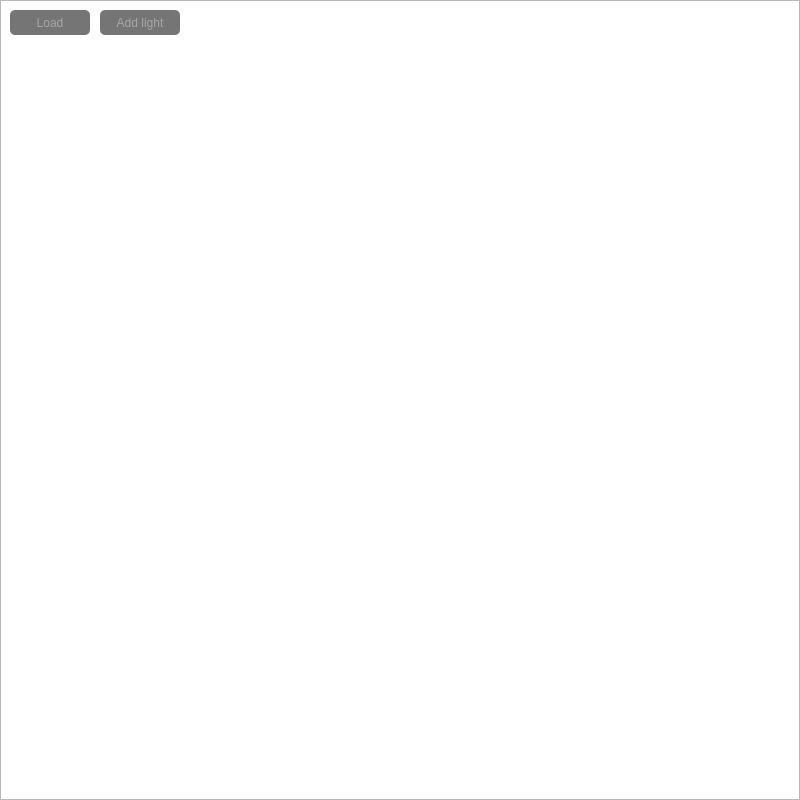
<?xml version="1.0" encoding="UTF-8"?>
<ui version="4.0">
 <class>MainWindow</class>
 <widget class="QMainWindow" name="MainWindow">
  <property name="geometry">
   <rect>
    <x>0</x>
    <y>0</y>
    <width>800</width>
    <height>800</height>
   </rect>
  </property>
  <property name="windowTitle">
   <string>MainWindow</string>
  </property>
  <property name="styleSheet">
   <string notr="true">QDialog {
	background: rgba(50, 50, 50, 255);
}</string>
  </property>
  <widget class="QWidget" name="centralwidget">
   <widget class="QGraphicsView" name="graphicsView">
    <property name="geometry">
     <rect>
      <x>0</x>
      <y>0</y>
      <width>800</width>
      <height>800</height>
     </rect>
    </property>
   </widget>
   <widget class="QPushButton" name="pushButton_addModel">
    <property name="geometry">
     <rect>
      <x>10</x>
      <y>10</y>
      <width>80</width>
      <height>25</height>
     </rect>
    </property>
    <property name="styleSheet">
     <string notr="true">QPushButton {
    color: rgba(200, 200, 200, 150);
    border-radius: 5px;
    background: rgba(20, 20, 20, 150);
    }

QPushButton:hover {
    background: rgba(10, 10, 10, 150);
    }

QPushButton:pressed {
    border-style: inset;
    background: rgba(0, 0, 0, 150);
    }</string>
    </property>
    <property name="text">
     <string>Load</string>
    </property>
   </widget>
   <widget class="QPushButton" name="pushButton_addLight">
    <property name="geometry">
     <rect>
      <x>100</x>
      <y>10</y>
      <width>80</width>
      <height>25</height>
     </rect>
    </property>
    <property name="styleSheet">
     <string notr="true">QPushButton {
    color: rgba(200, 200, 200, 150);
    border-radius: 5px;
    background: rgba(20, 20, 20, 150);
    }

QPushButton:hover {
    background: rgba(10, 10, 10, 150);
    }

QPushButton:pressed {
    border-style: inset;
    background: rgba(0, 0, 0, 150);
   }</string>
    </property>
    <property name="text">
     <string>Add light</string>
    </property>
   </widget>
   <widget class="QComboBox" name="comboBox_model">
    <property name="geometry">
     <rect>
      <x>810</x>
      <y>30</y>
      <width>171</width>
      <height>24</height>
     </rect>
    </property>
    <property name="styleSheet">
     <string notr="true">QComboBox{
	color: rgba(200, 200, 200, 255);
}

QComboBox:on{
    background-color: rgba(30, 30, 30, 180);
	color: rgba(200, 200, 200, 255);
}</string>
    </property>
   </widget>
   <widget class="QLabel" name="lbl_models">
    <property name="geometry">
     <rect>
      <x>810</x>
      <y>10</y>
      <width>171</width>
      <height>16</height>
     </rect>
    </property>
    <property name="text">
     <string>Model list</string>
    </property>
    <property name="alignment">
     <set>Qt::AlignCenter</set>
    </property>
   </widget>
   <widget class="QWidget" name="verticalLayoutWidget">
    <property name="geometry">
     <rect>
      <x>810</x>
      <y>60</y>
      <width>81</width>
      <height>95</height>
     </rect>
    </property>
    <layout class="QVBoxLayout" name="verticalLayout">
     <item>
      <widget class="QLabel" name="lbl_model_move">
       <property name="text">
        <string>Move</string>
       </property>
       <property name="alignment">
        <set>Qt::AlignCenter</set>
       </property>
      </widget>
     </item>
     <item>
      <layout class="QGridLayout" name="gridLayout">
       <item row="1" column="1">
        <widget class="QLineEdit" name="le_mmove_y">
         <property name="styleSheet">
          <string notr="true">QLineEdit {
    background: rgba(20, 20, 20, 180);
	color: rgba(200, 200, 200, 255);
	border-style: inset;
    border-radius: 5px;
}</string>
         </property>
        </widget>
       </item>
       <item row="0" column="1">
        <widget class="QLineEdit" name="le_mmove_x">
         <property name="styleSheet">
          <string notr="true">QLineEdit {
    background: rgba(20, 20, 20, 180);
	color: rgba(200, 200, 200, 255);
	border-style: inset;
    border-radius: 5px;
}</string>
         </property>
        </widget>
       </item>
       <item row="0" column="0">
        <widget class="QLabel" name="lbl_mmove_x">
         <property name="text">
          <string>X:</string>
         </property>
        </widget>
       </item>
       <item row="1" column="0">
        <widget class="QLabel" name="lbl_mmove_y">
         <property name="text">
          <string>Y:</string>
         </property>
        </widget>
       </item>
       <item row="2" column="0">
        <widget class="QLabel" name="lbl_mmove_z">
         <property name="text">
          <string>Z:</string>
         </property>
        </widget>
       </item>
       <item row="2" column="1">
        <widget class="QLineEdit" name="le_mmove_z">
         <property name="styleSheet">
          <string notr="true">QLineEdit {
    background: rgba(20, 20, 20, 180);
	color: rgba(200, 200, 200, 255);
	border-style: inset;
    border-radius: 5px;
}</string>
         </property>
        </widget>
       </item>
      </layout>
     </item>
    </layout>
   </widget>
   <widget class="QPushButton" name="pushButton_mcancel">
    <property name="geometry">
     <rect>
      <x>900</x>
      <y>260</y>
      <width>81</width>
      <height>31</height>
     </rect>
    </property>
    <property name="styleSheet">
     <string notr="true">QPushButton {
    color: rgba(200, 200, 200, 150);
    border-radius: 5px;
    background: rgba(20, 20, 20, 150);
    }

QPushButton:hover {
    background: rgba(10, 10, 10, 150);
    }

QPushButton:pressed {
    border-style: inset;
    background: rgba(0, 0, 0, 150);
   }</string>
    </property>
    <property name="text">
     <string>Cancel</string>
    </property>
   </widget>
   <widget class="QPushButton" name="pushButton_mapply">
    <property name="geometry">
     <rect>
      <x>810</x>
      <y>260</y>
      <width>81</width>
      <height>31</height>
     </rect>
    </property>
    <property name="styleSheet">
     <string notr="true">QPushButton {
    color: rgba(200, 200, 200, 150);
    border-radius: 5px;
    background: rgba(20, 20, 20, 150);
    }

QPushButton:hover {
    background: rgba(10, 10, 10, 150);
    }

QPushButton:pressed {
    border-style: inset;
    background: rgba(0, 0, 0, 150);
   }</string>
    </property>
    <property name="text">
     <string>Apply</string>
    </property>
   </widget>
   <widget class="QWidget" name="verticalLayoutWidget_2">
    <property name="geometry">
     <rect>
      <x>900</x>
      <y>60</y>
      <width>81</width>
      <height>95</height>
     </rect>
    </property>
    <layout class="QVBoxLayout" name="verticalLayout_2">
     <item>
      <widget class="QLabel" name="lbl_model_scale">
       <property name="text">
        <string>Scale</string>
       </property>
       <property name="alignment">
        <set>Qt::AlignCenter</set>
       </property>
      </widget>
     </item>
     <item>
      <layout class="QGridLayout" name="gridLayout_2">
       <item row="1" column="1">
        <widget class="QLineEdit" name="le_mscale_y">
         <property name="styleSheet">
          <string notr="true">QLineEdit {
    background: rgba(20, 20, 20, 180);
	color: rgba(200, 200, 200, 255);
	border-style: inset;
    border-radius: 5px;
}</string>
         </property>
        </widget>
       </item>
       <item row="0" column="1">
        <widget class="QLineEdit" name="le_mscale_x">
         <property name="styleSheet">
          <string notr="true">QLineEdit {
    background: rgba(20, 20, 20, 180);
	color: rgba(200, 200, 200, 255);
	border-style: inset;
    border-radius: 5px;
}</string>
         </property>
        </widget>
       </item>
       <item row="0" column="0">
        <widget class="QLabel" name="lbl_mscale_x">
         <property name="text">
          <string>X:</string>
         </property>
        </widget>
       </item>
       <item row="1" column="0">
        <widget class="QLabel" name="lbl_mscale_y">
         <property name="text">
          <string>Y:</string>
         </property>
        </widget>
       </item>
       <item row="2" column="0">
        <widget class="QLabel" name="lbl_mscale_z">
         <property name="text">
          <string>Z:</string>
         </property>
        </widget>
       </item>
       <item row="2" column="1">
        <widget class="QLineEdit" name="le_mscale_z">
         <property name="styleSheet">
          <string notr="true">QLineEdit {
    background: rgba(20, 20, 20, 180);
	color: rgba(200, 200, 200, 255);
	border-style: inset;
    border-radius: 5px;
}</string>
         </property>
        </widget>
       </item>
      </layout>
     </item>
    </layout>
   </widget>
   <widget class="Line" name="line">
    <property name="geometry">
     <rect>
      <x>810</x>
      <y>290</y>
      <width>171</width>
      <height>20</height>
     </rect>
    </property>
    <property name="orientation">
     <enum>Qt::Horizontal</enum>
    </property>
   </widget>
   <widget class="QLabel" name="lbl_sprites">
    <property name="geometry">
     <rect>
      <x>810</x>
      <y>310</y>
      <width>171</width>
      <height>16</height>
     </rect>
    </property>
    <property name="text">
     <string>Sprite list</string>
    </property>
    <property name="alignment">
     <set>Qt::AlignCenter</set>
    </property>
   </widget>
   <widget class="QPushButton" name="pushButton_sapply">
    <property name="geometry">
     <rect>
      <x>810</x>
      <y>590</y>
      <width>81</width>
      <height>31</height>
     </rect>
    </property>
    <property name="styleSheet">
     <string notr="true">QPushButton {
    color: rgba(200, 200, 200, 150);
    border-radius: 5px;
    background: rgba(20, 20, 20, 150);
    }

QPushButton:hover {
    background: rgba(10, 10, 10, 150);
    }

QPushButton:pressed {
    border-style: inset;
    background: rgba(0, 0, 0, 150);
   }</string>
    </property>
    <property name="text">
     <string>Apply</string>
    </property>
   </widget>
   <widget class="QWidget" name="verticalLayoutWidget_3">
    <property name="geometry">
     <rect>
      <x>900</x>
      <y>360</y>
      <width>81</width>
      <height>95</height>
     </rect>
    </property>
    <layout class="QVBoxLayout" name="verticalLayout_3">
     <item>
      <widget class="QLabel" name="lbl_sscale">
       <property name="text">
        <string>Scale</string>
       </property>
       <property name="alignment">
        <set>Qt::AlignCenter</set>
       </property>
      </widget>
     </item>
     <item>
      <layout class="QGridLayout" name="gridLayout_3">
       <item row="1" column="1">
        <widget class="QLineEdit" name="le_sscale_y">
         <property name="styleSheet">
          <string notr="true">QLineEdit {
    background: rgba(20, 20, 20, 180);
	color: rgba(200, 200, 200, 255);
	border-style: inset;
    border-radius: 5px;
}</string>
         </property>
        </widget>
       </item>
       <item row="0" column="1">
        <widget class="QLineEdit" name="le_sscale_x">
         <property name="styleSheet">
          <string notr="true">QLineEdit {
    background: rgba(20, 20, 20, 180);
	color: rgba(200, 200, 200, 255);
	border-style: inset;
    border-radius: 5px;
}</string>
         </property>
        </widget>
       </item>
       <item row="0" column="0">
        <widget class="QLabel" name="lbl_sscale_x">
         <property name="text">
          <string>X:</string>
         </property>
        </widget>
       </item>
       <item row="1" column="0">
        <widget class="QLabel" name="lbl_sscale_y">
         <property name="text">
          <string>Y:</string>
         </property>
        </widget>
       </item>
       <item row="2" column="0">
        <widget class="QLabel" name="lbl_sscale_z">
         <property name="text">
          <string>Z:</string>
         </property>
        </widget>
       </item>
       <item row="2" column="1">
        <widget class="QLineEdit" name="le_sscale_z">
         <property name="styleSheet">
          <string notr="true">QLineEdit {
    background: rgba(20, 20, 20, 180);
	color: rgba(200, 200, 200, 255);
	border-style: inset;
    border-radius: 5px;
}</string>
         </property>
        </widget>
       </item>
      </layout>
     </item>
    </layout>
   </widget>
   <widget class="QPushButton" name="pushButton_scancel">
    <property name="geometry">
     <rect>
      <x>900</x>
      <y>590</y>
      <width>81</width>
      <height>31</height>
     </rect>
    </property>
    <property name="styleSheet">
     <string notr="true">QPushButton {
    color: rgba(200, 200, 200, 150);
    border-radius: 5px;
    background: rgba(20, 20, 20, 150);
    }

QPushButton:hover {
    background: rgba(10, 10, 10, 150);
    }

QPushButton:pressed {
    border-style: inset;
    background: rgba(0, 0, 0, 150);
   }</string>
    </property>
    <property name="text">
     <string>Cancel</string>
    </property>
   </widget>
   <widget class="QComboBox" name="comboBox_sprite">
    <property name="geometry">
     <rect>
      <x>810</x>
      <y>330</y>
      <width>171</width>
      <height>24</height>
     </rect>
    </property>
    <property name="styleSheet">
     <string notr="true">QComboBox{
	color: rgba(200, 200, 200, 255);
}

QComboBox:on{
    background-color: rgba(30, 30, 30, 180);
	color: rgba(200, 200, 200, 255);
}</string>
    </property>
   </widget>
   <widget class="QWidget" name="verticalLayoutWidget_4">
    <property name="geometry">
     <rect>
      <x>810</x>
      <y>360</y>
      <width>81</width>
      <height>95</height>
     </rect>
    </property>
    <layout class="QVBoxLayout" name="verticalLayout_4">
     <item>
      <widget class="QLabel" name="lbl_smove">
       <property name="text">
        <string>Move</string>
       </property>
       <property name="alignment">
        <set>Qt::AlignCenter</set>
       </property>
      </widget>
     </item>
     <item>
      <layout class="QGridLayout" name="gridLayout_4">
       <item row="1" column="1">
        <widget class="QLineEdit" name="le_smove_y">
         <property name="styleSheet">
          <string notr="true">QLineEdit {
    background: rgba(20, 20, 20, 180);
	color: rgba(200, 200, 200, 255);
	border-style: inset;
    border-radius: 5px;
}</string>
         </property>
        </widget>
       </item>
       <item row="0" column="1">
        <widget class="QLineEdit" name="le_smove_x">
         <property name="styleSheet">
          <string notr="true">QLineEdit {
    background: rgba(20, 20, 20, 180);
	color: rgba(200, 200, 200, 255);
	border-style: inset;
    border-radius: 5px;
}</string>
         </property>
        </widget>
       </item>
       <item row="0" column="0">
        <widget class="QLabel" name="lbl_smove_x">
         <property name="text">
          <string>X:</string>
         </property>
        </widget>
       </item>
       <item row="1" column="0">
        <widget class="QLabel" name="lbl_smove_y">
         <property name="text">
          <string>Y:</string>
         </property>
        </widget>
       </item>
       <item row="2" column="0">
        <widget class="QLabel" name="lbl_smove_z">
         <property name="text">
          <string>Z:</string>
         </property>
        </widget>
       </item>
       <item row="2" column="1">
        <widget class="QLineEdit" name="le_smove_z">
         <property name="styleSheet">
          <string notr="true">QLineEdit {
    background: rgba(20, 20, 20, 180);
	color: rgba(200, 200, 200, 255);
	border-style: inset;
    border-radius: 5px;
}</string>
         </property>
        </widget>
       </item>
      </layout>
     </item>
    </layout>
   </widget>
   <widget class="Line" name="line_2">
    <property name="geometry">
     <rect>
      <x>810</x>
      <y>620</y>
      <width>171</width>
      <height>20</height>
     </rect>
    </property>
    <property name="orientation">
     <enum>Qt::Horizontal</enum>
    </property>
   </widget>
   <widget class="QComboBox" name="comboBox_light">
    <property name="geometry">
     <rect>
      <x>810</x>
      <y>660</y>
      <width>171</width>
      <height>24</height>
     </rect>
    </property>
    <property name="styleSheet">
     <string notr="true">QComboBox{
	color: rgba(200, 200, 200, 255);
}

QComboBox:on{
    background-color: rgba(30, 30, 30, 180);
	color: rgba(200, 200, 200, 255);
}</string>
    </property>
   </widget>
   <widget class="QLabel" name="lbl_lights">
    <property name="geometry">
     <rect>
      <x>810</x>
      <y>640</y>
      <width>171</width>
      <height>16</height>
     </rect>
    </property>
    <property name="text">
     <string>Light list</string>
    </property>
    <property name="alignment">
     <set>Qt::AlignCenter</set>
    </property>
   </widget>
   <widget class="QWidget" name="verticalLayoutWidget_5">
    <property name="geometry">
     <rect>
      <x>810</x>
      <y>690</y>
      <width>81</width>
      <height>101</height>
     </rect>
    </property>
    <layout class="QVBoxLayout" name="verticalLayout_5">
     <item>
      <widget class="QLabel" name="lbl_lmove">
       <property name="text">
        <string>Move</string>
       </property>
       <property name="alignment">
        <set>Qt::AlignCenter</set>
       </property>
      </widget>
     </item>
     <item>
      <layout class="QGridLayout" name="gridLayout_5">
       <item row="1" column="1">
        <widget class="QLineEdit" name="le_lmove_y">
         <property name="styleSheet">
          <string notr="true">QLineEdit {
    background: rgba(20, 20, 20, 180);
	color: rgba(200, 200, 200, 255);
	border-style: inset;
    border-radius: 5px;
}</string>
         </property>
        </widget>
       </item>
       <item row="0" column="1">
        <widget class="QLineEdit" name="le_lmove_x">
         <property name="styleSheet">
          <string notr="true">QLineEdit {
    background: rgba(20, 20, 20, 180);
	color: rgba(200, 200, 200, 255);
	border-style: inset;
    border-radius: 5px;
}</string>
         </property>
        </widget>
       </item>
       <item row="0" column="0">
        <widget class="QLabel" name="lbl_lmove_x">
         <property name="text">
          <string>X:</string>
         </property>
        </widget>
       </item>
       <item row="1" column="0">
        <widget class="QLabel" name="lbl_lmove_y">
         <property name="text">
          <string>Y:</string>
         </property>
        </widget>
       </item>
       <item row="2" column="0">
        <widget class="QLabel" name="lbl_lmove_z">
         <property name="text">
          <string>Z:</string>
         </property>
        </widget>
       </item>
       <item row="2" column="1">
        <widget class="QLineEdit" name="le_lmove_z">
         <property name="styleSheet">
          <string notr="true">QLineEdit {
    background: rgba(20, 20, 20, 180);
	color: rgba(200, 200, 200, 255);
	border-style: inset;
    border-radius: 5px;
}</string>
         </property>
        </widget>
       </item>
      </layout>
     </item>
    </layout>
   </widget>
   <widget class="QWidget" name="verticalLayoutWidget_6">
    <property name="geometry">
     <rect>
      <x>810</x>
      <y>160</y>
      <width>171</width>
      <height>95</height>
     </rect>
    </property>
    <layout class="QVBoxLayout" name="verticalLayout_6">
     <item>
      <widget class="QLabel" name="lbl_mrotate">
       <property name="text">
        <string>Rotate</string>
       </property>
       <property name="alignment">
        <set>Qt::AlignCenter</set>
       </property>
      </widget>
     </item>
     <item>
      <layout class="QGridLayout" name="gridLayout_6">
       <item row="1" column="1">
        <widget class="QLineEdit" name="le_mrotate_y">
         <property name="styleSheet">
          <string notr="true">QLineEdit {
    background: rgba(20, 20, 20, 180);
	color: rgba(200, 200, 200, 255);
	border-style: inset;
    border-radius: 5px;
}</string>
         </property>
        </widget>
       </item>
       <item row="0" column="1">
        <widget class="QLineEdit" name="le_mrotate_x">
         <property name="styleSheet">
          <string notr="true">QLineEdit {
    background: rgba(20, 20, 20, 180);
	color: rgba(200, 200, 200, 255);
	border-style: inset;
    border-radius: 5px;
}</string>
         </property>
        </widget>
       </item>
       <item row="0" column="0">
        <widget class="QLabel" name="lbl_mrotate_x">
         <property name="text">
          <string>X:</string>
         </property>
        </widget>
       </item>
       <item row="1" column="0">
        <widget class="QLabel" name="lbl_mrotate_y">
         <property name="text">
          <string>Y:</string>
         </property>
        </widget>
       </item>
       <item row="2" column="0">
        <widget class="QLabel" name="lbl_mrotate_z">
         <property name="text">
          <string>Z:</string>
         </property>
        </widget>
       </item>
       <item row="2" column="1">
        <widget class="QLineEdit" name="le_mrotate_z">
         <property name="styleSheet">
          <string notr="true">QLineEdit {
    background: rgba(20, 20, 20, 180);
	color: rgba(200, 200, 200, 255);
	border-style: inset;
    border-radius: 5px;
}</string>
         </property>
        </widget>
       </item>
      </layout>
     </item>
    </layout>
   </widget>
   <widget class="QWidget" name="verticalLayoutWidget_7">
    <property name="geometry">
     <rect>
      <x>810</x>
      <y>460</y>
      <width>81</width>
      <height>95</height>
     </rect>
    </property>
    <layout class="QVBoxLayout" name="verticalLayout_7">
     <item>
      <widget class="QLabel" name="lbl_srotate">
       <property name="text">
        <string>Rotate</string>
       </property>
       <property name="alignment">
        <set>Qt::AlignCenter</set>
       </property>
      </widget>
     </item>
     <item>
      <layout class="QGridLayout" name="gridLayout_7">
       <item row="1" column="1">
        <widget class="QLineEdit" name="le_srotate_y">
         <property name="styleSheet">
          <string notr="true">QLineEdit {
    background: rgba(20, 20, 20, 180);
	color: rgba(200, 200, 200, 255);
	border-style: inset;
    border-radius: 5px;
}</string>
         </property>
        </widget>
       </item>
       <item row="0" column="1">
        <widget class="QLineEdit" name="le_srotate_x">
         <property name="styleSheet">
          <string notr="true">QLineEdit {
    background: rgba(20, 20, 20, 180);
	color: rgba(200, 200, 200, 255);
	border-style: inset;
    border-radius: 5px;
}</string>
         </property>
        </widget>
       </item>
       <item row="0" column="0">
        <widget class="QLabel" name="lbl_srotate_x">
         <property name="text">
          <string>X:</string>
         </property>
        </widget>
       </item>
       <item row="1" column="0">
        <widget class="QLabel" name="lbl_srotate_y">
         <property name="text">
          <string>Y:</string>
         </property>
        </widget>
       </item>
       <item row="2" column="0">
        <widget class="QLabel" name="lbl_srotate_z">
         <property name="text">
          <string>Z:</string>
         </property>
        </widget>
       </item>
       <item row="2" column="1">
        <widget class="QLineEdit" name="le_srotate_z">
         <property name="styleSheet">
          <string notr="true">QLineEdit {
    background: rgba(20, 20, 20, 180);
	color: rgba(200, 200, 200, 255);
	border-style: inset;
    border-radius: 5px;
}</string>
         </property>
        </widget>
       </item>
      </layout>
     </item>
    </layout>
   </widget>
   <widget class="QWidget" name="verticalLayoutWidget_8">
    <property name="geometry">
     <rect>
      <x>900</x>
      <y>460</y>
      <width>81</width>
      <height>95</height>
     </rect>
    </property>
    <layout class="QVBoxLayout" name="verticalLayout_8">
     <item>
      <widget class="QLabel" name="lbl_smovement">
       <property name="text">
        <string>End move</string>
       </property>
       <property name="alignment">
        <set>Qt::AlignCenter</set>
       </property>
      </widget>
     </item>
     <item>
      <layout class="QGridLayout" name="gridLayout_8">
       <item row="1" column="1">
        <widget class="QLineEdit" name="le_smovement_y">
         <property name="styleSheet">
          <string notr="true">QLineEdit {
    background: rgba(20, 20, 20, 180);
	color: rgba(200, 200, 200, 255);
	border-style: inset;
    border-radius: 5px;
}</string>
         </property>
        </widget>
       </item>
       <item row="0" column="1">
        <widget class="QLineEdit" name="le_smovement_x">
         <property name="styleSheet">
          <string notr="true">QLineEdit {
    background: rgba(20, 20, 20, 180);
	color: rgba(200, 200, 200, 255);
	border-style: inset;
    border-radius: 5px;
}</string>
         </property>
        </widget>
       </item>
       <item row="0" column="0">
        <widget class="QLabel" name="lbl_smovement_x">
         <property name="text">
          <string>X:</string>
         </property>
        </widget>
       </item>
       <item row="1" column="0">
        <widget class="QLabel" name="lbl_smovement_y">
         <property name="text">
          <string>Y:</string>
         </property>
        </widget>
       </item>
       <item row="2" column="0">
        <widget class="QLabel" name="lbl_smovement_z">
         <property name="text">
          <string>Z:</string>
         </property>
        </widget>
       </item>
       <item row="2" column="1">
        <widget class="QLineEdit" name="le_smovement_z">
         <property name="styleSheet">
          <string notr="true">QLineEdit {
    background: rgba(20, 20, 20, 180);
	color: rgba(200, 200, 200, 255);
	border-style: inset;
    border-radius: 5px;
}</string>
         </property>
        </widget>
       </item>
      </layout>
     </item>
    </layout>
   </widget>
   <widget class="QLabel" name="lbl_speed">
    <property name="geometry">
     <rect>
      <x>810</x>
      <y>560</y>
      <width>55</width>
      <height>21</height>
     </rect>
    </property>
    <property name="text">
     <string>Speed:</string>
    </property>
   </widget>
   <widget class="QLineEdit" name="le_speed">
    <property name="geometry">
     <rect>
      <x>860</x>
      <y>560</y>
      <width>121</width>
      <height>21</height>
     </rect>
    </property>
    <property name="styleSheet">
     <string notr="true">QLineEdit {
    background: rgba(20, 20, 20, 180);
	color: rgba(200, 200, 200, 255);
	border-style: inset;
    border-radius: 5px;
}</string>
    </property>
   </widget>
   <widget class="QPushButton" name="pushButton_lapply">
    <property name="geometry">
     <rect>
      <x>900</x>
      <y>740</y>
      <width>81</width>
      <height>21</height>
     </rect>
    </property>
    <property name="styleSheet">
     <string notr="true">QPushButton {
    color: rgba(200, 200, 200, 150);
    border-radius: 5px;
    background: rgba(20, 20, 20, 150);
    }

QPushButton:hover {
    background: rgba(10, 10, 10, 150);
    }

QPushButton:pressed {
    border-style: inset;
    background: rgba(0, 0, 0, 150);
   }</string>
    </property>
    <property name="text">
     <string>Apply</string>
    </property>
   </widget>
   <widget class="QCheckBox" name="checkBox">
    <property name="geometry">
     <rect>
      <x>662</x>
      <y>10</y>
      <width>131</width>
      <height>22</height>
     </rect>
    </property>
    <property name="styleSheet">
     <string notr="true">QCheckBox::indicator + QCheckBox::unchecked {
	background-color: rgba(40, 40, 40, 150);
}

QCheckBox::indicator + QCheckBox::checked {
	background-color: rgba(20, 20, 20, 150);
}

QCheckBox{
	background-color: rgba(20, 20, 20, 0);
	color: rgba(255, 255, 255, 150);
}</string>
    </property>
    <property name="text">
     <string>Constructor mode</string>
    </property>
    <property name="checked">
     <bool>false</bool>
    </property>
   </widget>
   <widget class="QPushButton" name="pushButton_lcancel">
    <property name="geometry">
     <rect>
      <x>900</x>
      <y>770</y>
      <width>81</width>
      <height>21</height>
     </rect>
    </property>
    <property name="styleSheet">
     <string notr="true">QPushButton {
    color: rgba(200, 200, 200, 150);
    border-radius: 5px;
    background: rgba(20, 20, 20, 150);
    }

QPushButton:hover {
    background: rgba(10, 10, 10, 150);
    }

QPushButton:pressed {
    border-style: inset;
    background: rgba(0, 0, 0, 150);
   }</string>
    </property>
    <property name="text">
     <string>Cancel</string>
    </property>
   </widget>
   <widget class="QLabel" name="lbl_power">
    <property name="geometry">
     <rect>
      <x>902</x>
      <y>690</y>
      <width>71</width>
      <height>20</height>
     </rect>
    </property>
    <property name="text">
     <string>Power</string>
    </property>
    <property name="alignment">
     <set>Qt::AlignCenter</set>
    </property>
   </widget>
   <widget class="QLineEdit" name="le_power">
    <property name="geometry">
     <rect>
      <x>900</x>
      <y>710</y>
      <width>81</width>
      <height>21</height>
     </rect>
    </property>
    <property name="styleSheet">
     <string notr="true">QLineEdit {
    background: rgba(20, 20, 20, 180);
	color: rgba(200, 200, 200, 255);
	border-style: inset;
    border-radius: 5px;
}</string>
    </property>
   </widget>
  </widget>
 </widget>
 <resources/>
 <connections/>
</ui>
